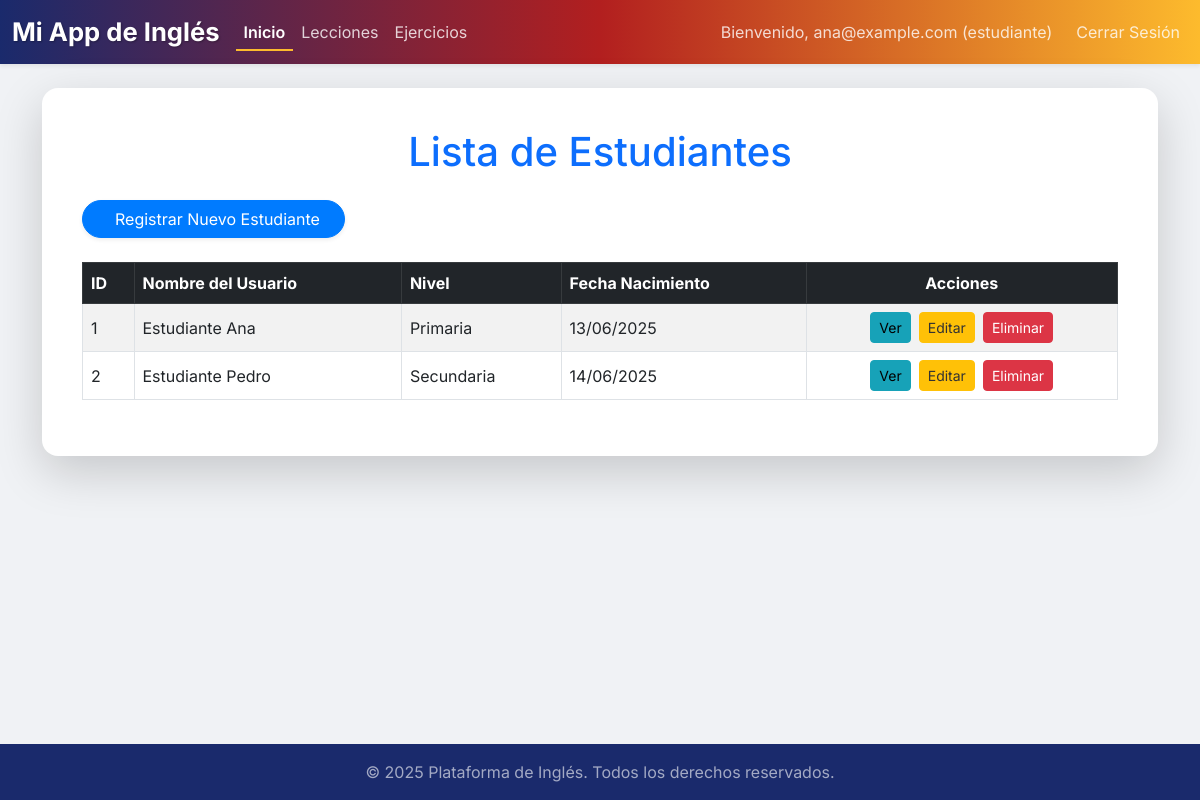
Screenshot of /estudiantes_web (signed in) with the database file from the repository.
### app.py (models this page shows, shortened)
class BaseModel(db.Model):
    __abstract__ = True # Indica que esta clase es abstracta y no se mapeará a una tabla
    @classmethod
    def get_all(cls):
        return cls.query.all()

class Usuario(BaseModel):
    __tablename__ = 'usuarios'
    id_usuario = db.Column(db.Integer, primary_key=True)
    nombre = db.Column(db.String(100), nullable=False)
    email = db.Column(db.String(120), unique=True, nullable=False)
    contrasena_hash = db.Column(db.String(255), nullable=False)
    rol = db.Column(db.String(50), nullable=False) # 'admin', 'profesor', 'estudiante'
    fecha_registro = db.Column(db.DateTime, default=datetime.datetime.now)
    activo = db.Column(db.Boolean, default=True)
    estudiante_rel = db.relationship('Estudiante', backref='usuario', uselist=False, lazy=True, cascade="all, delete-orphan")
    profesor_rel = db.relationship('Profesor', backref='usuario', uselist=False, lazy=True, cascade="all, delete-orphan")

class Estudiante(BaseModel):
    __tablename__ = 'estudiantes'
    id_estudiante = db.Column(db.Integer, primary_key=True)
    id_usuario = db.Column(db.Integer, db.ForeignKey('usuarios.id_usuario'), unique=True, nullable=False)
    id_nivel = db.Column(db.Integer, db.ForeignKey('niveles.id_nivel'), nullable=False)
    fecha_nacimiento = db.Column(db.Date, nullable=False)

class Nivel(BaseModel):
    __tablename__ = 'niveles'
    id_nivel = db.Column(db.Integer, primary_key=True)
    niveles = db.Column(db.String(80), unique=True, nullable=False)
    estudiantes = db.relationship('Estudiante', backref='nivel_obj', lazy=True)
    profesores = db.relationship('Profesor', backref='nivel_obj', lazy=True)
    lecciones = db.relationship('Leccion', backref='nivel_obj', lazy=True) # Si las lecciones tienen un nivel específico

### app.py (the view)
@app.route('/estudiantes_web')
@login_required # Protege la ruta para que solo usuarios logueados puedan acceder
def estudiantes_web():
    estudiantes = Estudiante.get_all()
    return render_template('estudiantes.html', estudiantes=estudiantes)

### app.py (called while the page is built)
def login_required(f):
    @wraps(f)
    def decorated_function(*args, **kwargs):
        if 'user_id' not in session:
            flash('Necesitas iniciar sesión para acceder a esta página.', 'warning')
            return redirect(url_for('login'))
        return f(*args, **kwargs)
    return decorated_function

### templates/estudiantes.html (shortened to what this page needs)
{% extends "base.html" %}
{% block content %}
    <div class="card p-4 shadow-lg border-0 rounded-4">
        <div class="card-body">
            <h1 class="text-center mb-4 text-primary">Lista de Estudiantes</h1>
            <a href="{{ url_for('nuevo_estudiante_web') }}" class="btn btn-primary mb-4 rounded-pill px-4 shadow-sm">
                 Registrar Nuevo Estudiante
            </a>
            <div class="table-responsive">
                <table class="table table-striped table-hover table-bordered align-middle">
                    <thead class="table-dark">
                        <tr>
                            <th scope="col">ID</th>
                            <th scope="col">Nombre del Usuario</th>
                            <th scope="col">Nivel</th>
                            <th scope="col">Fecha Nacimiento</th>
                            <th scope="col" class="text-center">Acciones</th>
                        </tr>
                    </thead>
                    <tbody>
                        {% for estudiante in estudiantes %}
                        <tr>
                            <td>{{ estudiante.id_estudiante }}</td>
                            <td>{{ estudiante.usuario.nombre if estudiante.usuario else 'N/A' }}</td>
                            <td>{{ estudiante.nivel_obj.niveles if estudiante.nivel_obj else 'N/A' }}</td>
                            <td>{{ estudiante.fecha_nacimiento.strftime('%d/%m/%Y') }}</td>
                            <td>
                                <div class="d-flex justify-content-center">
                                    <a href="{{ url_for('ver_estudiante_web', id_estudiante=estudiante.id_estudiante) }}" class="btn btn-info btn-sm me-2">Ver</a>
                                    <a href="{{ url_for('editar_estudiante_web', id_estudiante=estudiante.id_estudiante) }}" class="btn btn-warning btn-sm me-2">Editar</a>
                                    <form action="{{ url_for('eliminar_estudiante_web', id_estudiante=estudiante.id_estudiante) }}" method="POST" style="display:inline-block;">
                                        <button type="submit" class="btn btn-danger btn-sm" onclick="return confirm('¿Estás seguro de que quieres eliminar este estudiante?');">Eliminar</button>
                                    </form>
                                </div>
                            </td>
                        </tr>
                        {% else %}
                        <tr>
                            <td colspan="5" class="text-center text-muted py-3">No hay estudiantes registrados.</td>
                        </tr>
                        {% endfor %}
                    </tbody>
                </table>
            </div>
        </div>
    </div>
{% endblock %}

### templates/base.html (shortened to what this page needs)
<!DOCTYPE html>
<html lang="es">
<head>
    <link href="https://cdn.jsdelivr.net/npm/bootstrap@5.3.0/dist/css/bootstrap.min.css" rel="stylesheet">
    <link rel="stylesheet" href="{{ url_for('static', filename='css/style.css') }}">
</head>
<body>
    <nav class="navbar navbar-expand-lg navbar-dark bg-dark custom-navbar-gradient shadow-sm">
        <div class="container-fluid">
            <a class="navbar-brand fw-bold" href="{{ url_for('index') }}">Mi App de Inglés</a>
            <div class="collapse navbar-collapse" id="navbarNav">
                <ul class="navbar-nav me-auto mb-2 mb-lg-0">
                    {% if session.get('user_id') %}
                    <li class="nav-item">
                        <a class="nav-link active" aria-current="page" href="{{ url_for('index') }}">Inicio</a>
                    </li>
                    {% endif %}
                    {% if session.get('user_rol') == 'admin' %}
                    <li class="nav-item">
                        <a class="nav-link" href="{{ url_for('niveles_web') }}">Niveles</a>
                    </li>
                    <li class="nav-item">
                        <a class="nav-link" href="{{ url_for('usuarios_web') }}">Usuarios</a>
                    </li>
                    <li class="nav-item">
                        <a class="nav-link" href="{{ url_for('estudiantes_web') }}">Estudiantes</a>
                    </li>
                    <li class="nav-item">
                        <a class="nav-link" href="{{ url_for('profesores_web') }}">Profesores</a>
                    </li>
                    <li class="nav-item">
                        <a class="nav-link" href="{{ url_for('lecciones_web') }}">Lecciones</a>
                    </li>
                    <li class="nav-item">
                        <a class="nav-link" href="{{ url_for('ejercicios_web') }}">Ejercicios</a>
                    </li>
                    {% elif session.get('user_rol') == 'estudiante' %}
                    <li class="nav-item">
                        <a class="nav-link" href="{{ url_for('lecciones_web') }}">Lecciones</a>
                    </li>
                    <li class="nav-item">
                        <a class="nav-link" href="{{ url_for('ejercicios_web') }}">Ejercicios</a>
                    </li>
                    {% endif %}
                </ul>
                <ul class="navbar-nav">
                    {% if session.get('user_id') %}
                        <li class="nav-item d-flex align-items-center">
                            <span class="nav-link text-white-50">Bienvenido, {{ session.get('user_email') }} ({{ session.get('user_rol') }})</span>
                        </li>
                        <li class="nav-item">
                            <a class="nav-link btn btn-outline-light ms-2" href="{{ url_for('logout') }}">Cerrar Sesión</a>
                        </li>
                    {% else %}
                        <li class="nav-item">
                            <a class="nav-link btn btn-outline-light" href="{{ url_for('login') }}">Iniciar Sesión</a>
                        </li>
                    {% endif %}
                </ul>
            </div>
        </div>
    </nav>
    <div class="container py-4">
        {% block content %}{% endblock %}
    </div>
    <footer class="footer mt-auto py-3 bg-dark text-white-50">
        <div class="container text-center">
            <span>&copy; 2025 Plataforma de Inglés. Todos los derechos reservados.</span>
        </div>
    </footer>
</body>
</html>

### static/css/style.css (style rules this page uses)
body { font-family: 'Inter', sans-serif; background-color: #f0f2f5; color: #333; min-height: 100vh; display: flex; flex-direction: column; }
.custom-navbar-gradient { background: linear-gradient(90deg, #1a2a6c 0%, #b21f1f 50%, #fdbb2d 100%); box-shadow: 0 4px 8px rgba(0, 0, 0, 0.2); }
.navbar-brand { font-size: 1.6rem; color: #ffffff !important; text-shadow: 1px 1px 2px rgba(0,0,0,0.3); }
.nav-link { color: rgba(255, 255, 255, 0.8) !important; transition: color 0.3s ease; }
.nav-link.active { color: #ffffff !important; font-weight: 600; border-bottom: 2px solid #fdbb2d; padding-bottom: 5px; }
.navbar .btn-outline-light { color: #ffffff; border-color: #ffffff; transition: all 0.3s ease; }
.container.py-4 { flex: 1; padding-bottom: 3rem !important; }
.card { border: none; border-radius: 0.75rem; box-shadow: 0 0.5rem 1rem rgba(0, 0, 0, 0.1); transition: transform 0.2s ease-in-out; }
.footer { background-color: #1a2a6c !important; color: rgba(255, 255, 255, 0.6) !important; padding-top: 1.5rem; padding-bottom: 1.5rem; }
.btn-primary { background-color: #007bff; border-color: #007bff; transition: background-color 0.3s ease, transform 0.2s ease; }
.btn-warning { background-color: #ffc107; border-color: #ffc107; color: #333; }
.btn-danger { background-color: #dc3545; border-color: #dc3545; }
.btn-info { background-color: #17a2b8; border-color: #17a2b8; }

### rows the page displays
Usuario: get "ana@example.com"
Estudiante: id_estudiante "1", usuario "Estudiante Ana", nivel_obj "Primaria", fecha_nacimiento "13/06/2025"
Estudiante: id_estudiante "2", usuario "Estudiante Pedro", nivel_obj "Secundaria", fecha_nacimiento "14/06/2025"

### other values shown
{{ session.get('user_rol') }} "estudiante"
